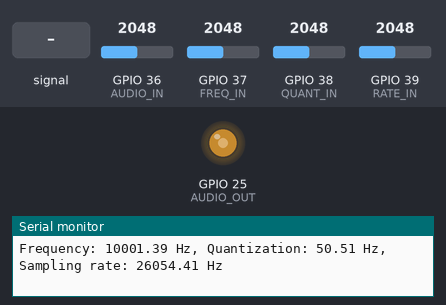
The sketch below on a simulated ESP32. Parts: output pins drawn as LEDs (lit = HIGH), the last lines printed to the serial monitor. Inputs (shaded band) come from the test bench; at power-on: GPIO 37 (FREQ_IN) = 2048, GPIO 36 (AUDIO_IN) = 2048, GPIO 38 (QUANT_IN) = 2048, GPIO 39 (RATE_IN) = 2048 (analog values on the 0–4095 scale).

Above: at 1.2 s.
1.3 s: GPIO 36 (AUDIO_IN) fed a 200 Hz sine of ±1023 counts around its level
4.3 s: GPIO 37 (FREQ_IN) set to 3972
At 7.3 s:
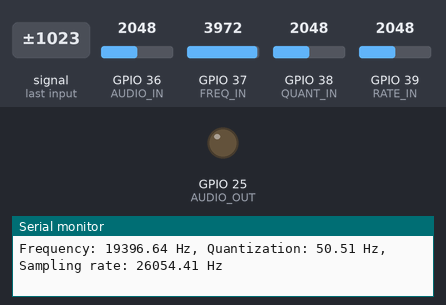
Timing chart, 0 to 8.8 s (numbered marks = the images above; inputs shaded):
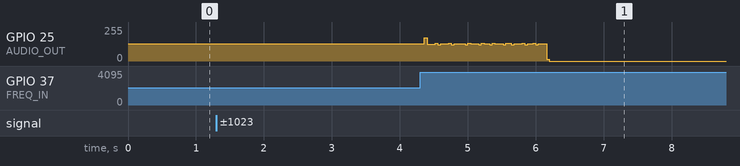

The sketch:

fixed.ino
```cpp
// Define the analog input pins
#define AUDIO_IN A0
#define FREQ_IN A1
#define QUANT_IN A2
#define RATE_IN A3

// Define the DAC output pin
#define AUDIO_OUT 25

// Define the filter parameters
#define Q 10 // Quality factor
#define BW 0.0595 // Bandwidth in octaves (one semitone)

// Define the minimum and maximum values for frequency, quantization and sampling rate
#define FREQ_MIN 20 // Hz
#define FREQ_MAX 20000 // Hz
#define QUANT_MIN 1 // Hz
#define QUANT_MAX 100 // Hz
#define RATE_MIN 8000 // Hz
#define RATE_MAX 44100 // Hz

// Define the scaling factors for the analog inputs
#define FREQ_SCALE ((FREQ_MAX - FREQ_MIN) / 4095.0)
#define QUANT_SCALE ((QUANT_MAX - QUANT_MIN) / 4095.0)
#define RATE_SCALE ((RATE_MAX - RATE_MIN) / 4095.0)

// Declare the filter coefficients and state variables
float filter_b0, filter_b1, filter_b2, filter_a1, filter_a2; // Coefficients
float filter_x1, filter_x2, filter_y1, filter_y2; // State variables

// Declare the input and output variables
float filter_x_sample, filter_y_sample; // Input and output samples
int x_raw, y_raw; // Raw analog values

// Declare the frequency, quantization and sampling rate variables
float freq, quant, rate; // Actual values
int freq_raw, quant_raw, rate_raw; // Raw analog values

// Declare the timer variable
hw_timer_t * timer = NULL;

// The interrupt service routine for the timer
void IRAM_ATTR onTimer() {
  // Read the raw analog values for frequency, quantization and sampling rate
  freq_raw = analogRead(FREQ_IN);
  quant_raw = analogRead(QUANT_IN);
  rate_raw = analogRead(RATE_IN);

  // Scale and constrain the raw values to get the actual values
  freq = constrain(freq_raw * FREQ_SCALE + FREQ_MIN, FREQ_MIN, FREQ_MAX);
  quant = constrain(quant_raw * QUANT_SCALE + QUANT_MIN, QUANT_MIN, QUANT_MAX);
  rate = constrain(rate_raw * RATE_SCALE + RATE_MIN, RATE_MIN, RATE_MAX);

  // Quantize the frequency to the nearest multiple of quant
  freq = round(freq / quant) * quant;

  // Calculate the filter coefficients using the bilinear transform method
  // Reference: [Arduino Tutorial: Simple High-pass, Band-pass and Band-stop Filtering](https://www.norwegiancreations.com/2016/03/arduino-tutorial-simple-high-pass-band-pass-and-band-stop-filtering/)
  float omega = 2 * PI * freq / rate; // Angular frequency
  float alpha = sin(omega) / (2 * Q); // Alpha parameter
  float beta = cos(omega); // Beta parameter
  float gamma = 1 + alpha; // Gamma parameter
  filter_b0 = alpha / gamma; // Feedforward coefficient 0
  filter_b1 = 0; // Feedforward coefficient 1
  filter_b2 = -alpha / gamma; // Feedforward coefficient 2
  filter_a1 = -2 * beta / gamma; // Feedback coefficient 1
  filter_a2 = (1 - alpha) / gamma; // Feedback coefficient 2

  // Read the raw analog value for the audio input
  x_raw = analogRead(AUDIO_IN);

  // Scale and center the raw value to get the input sample
  filter_x_sample = (x_raw - 2048) / 2048.0;

  // Apply the filter to the input sample using the difference equation
  // Reference: [Digital Filters for Everyone](https://forum.arduino.cc/t/digital-high-pass-or-band-pass-filter-for-arduino/934118)
  filter_y_sample = filter_b0 * filter_x_sample + filter_b1 * filter_x1 + filter_b2 * filter_x2 - filter_a1 * filter_y1 - filter_a2 * filter_y2;

  // Update the state variables
  filter_x2 = filter_x1;
  filter_x1 = filter_x_sample;
  filter_y2 = filter_y1;
  filter_y1 = filter_y_sample;

  // Scale and shift the output sample to get the raw analog value
  y_raw = (int)constrain(filter_y_sample * 127.0f + 128.0f, 0, 255);

  // Write the raw analog value to the DAC output
  dacWrite(AUDIO_OUT, y_raw);
}

void setup() {
  // Initialize the serial monitor
  Serial.begin(115200);

  // Initialize the analog inputs
  analogReadResolution(12); // Set the resolution to 12 bits
  analogSetAttenuation(ADC_11db); // Set the attenuation to 11 dB

  // Initialize the DAC output
  dacWrite(AUDIO_OUT, 128); // Set the initial value to the mid-point (8-bit DAC)

  // Initialize the timer
  timer = timerBegin(0, 80, true); // Use timer 0 with prescaler 80 (1 MHz)
  timerAttachInterrupt(timer, &onTimer, true); // Attach the interrupt service routine
  timerAlarmWrite(timer, 1000, true); // Set the alarm value to 1000 (1 kHz)
  timerAlarmEnable(timer); // Enable the alarm
}

void loop() {
  // Print the frequency, quantization and sampling rate values to the serial monitor
  Serial.print("Frequency: ");
  Serial.print(freq);
  Serial.print(" Hz, Quantization: ");
  Serial.print(quant);
  Serial.print(" Hz, Sampling rate: ");
  Serial.print(rate);
  Serial.println(" Hz");
  delay(1000); // Wait for 1 second
}
```
